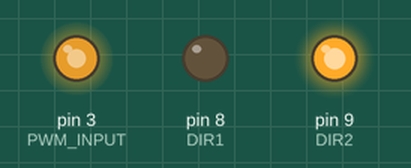
This sketch was run on a simulated Arduino Uno, built with avr-gcc and run on an emulated ATmega328P. Parts: output pins drawn as LEDs (lit = HIGH).

Above: at 0.1 s.
Timing chart, 0 to 1.6 s (numbered marks = the images above):
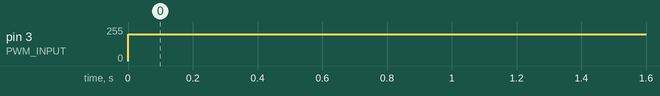

Measured:
- by itself, pin 3 (PWM_INPUT): 0/255 → 200/255 at 0.00 s

The sketch:

mwoc_hbridge_test.ino
```cpp
#define DIR1 8
#define DIR2 9
#define PWM_INPUT 3

#define REFRESH 700

int i;

void setup() {
  pinMode(DIR1, OUTPUT);
  pinMode(DIR2, OUTPUT);
  pinMode(PWM_INPUT, OUTPUT);

  digitalWrite(DIR1, LOW);
  digitalWrite(DIR2, HIGH);

  Serial.begin(9600);
}

void loop() {

  analogWrite(PWM_INPUT, 200);
  delay(2000);

//  for(i = 0; i < 128; i+=4) {
//    Serial.println(i);
//    analogWrite(PWM_INPUT, i);
//    delay(300);
//  }
//
//  for(i = 128; i < 180; i+=10) {
//    Serial.println(i);
//    analogWrite(PWM_INPUT, i);
//    delay(500);
//  }
//
//  for(int i = 180; i < 210; i+=4) {
//    Serial.println(i);
//    analogWrite(PWM_INPUT, i);
//    delay(300);
//  }


}

//rise, hold at max for 2 seconds, then fall
//for(int i = 0; i < 255; i+=2) {
//    analogWrite(PWM_INPUT, i);
//    delay(30);
//  }
//
//  analogWrite(PWM_INPUT, 255);
//  delay(2000);
//
//  for(int i = 255; i > 0; i-=2) {
//    analogWrite(PWM_INPUT, i);
//    delay(30);
//  }
//
//  delay(1000);

//bad guy on beat?
//  analogWrite(PWM_INPUT, 255);
//  delay(222);
//  analogWrite(PWM_INPUT, 0);
//  delay(222);

//on, then off
//analogWrite(PWM_INPUT, 255);
  //delay(1000);
  //analogWrite(PWM_INPUT, 0);
  //delay(1000);
```
